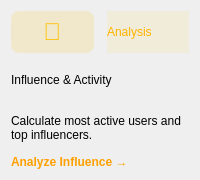
                <widget class="QFrame" name="cardInfluence">
                 <property name="minimumSize"><size><width>0</width><height>180</height></size></property>
                 <property name="class" stdset="0"><string>card</string></property>
                 <property name="styleSheet">
                    <string notr="true">
                        #iconInfluence { color: #FFC107; background-color: rgba(255, 193, 7, 0.15); border-radius: 8px; }
                        #badgeInfluence { background-color: rgba(255, 193, 7, 0.1); color: #FFB300; }
                        #btnInfluence { background-color: transparent; color: #FFA000; border: none; font-weight: bold; text-align: left; }
                        #btnInfluence:hover { text-decoration: underline; color: #FF8F00; }
                    </string>
                 </property>
                 <layout class="QVBoxLayout" name="vLayoutInfluence">
                  <item>
                   <layout class="QHBoxLayout" name="hLayoutInfluence">
                    <item>
                     <widget class="QLabel" name="iconInfluence">
                      <property name="class" stdset="0"><string>iconLabel</string></property>
                      <property name="text"><string>👑</string></property>
                      <property name="fixedSize"><size><width>45</width><height>45</height></size></property>
                      <property name="alignment"><set>Qt::AlignCenter</set></property>
                      <property name="font"><font><pointsize>18</pointsize></font></property>
                     </widget>
                    </item>
                    <item><spacer name="sInfluence"><property name="orientation"><enum>Qt::Horizontal</enum></property></spacer></item>
                    <item>
                     <widget class="QLabel" name="badgeInfluence">
                      <property name="class" stdset="0"><string>badgeLabel</string></property>
                      <property name="text"><string>Analysis</string></property>
                     </widget>
                    </item>
                   </layout>
                  </item>
                  <item>
                   <widget class="QLabel" name="title10_new">
                    <property name="class" stdset="0"><string>cardTitle</string></property>
                    <property name="text"><string>Influence &amp; Activity</string></property>
                   </widget>
                  </item>
                  <item>
                   <widget class="QLabel" name="desc10_new">
                    <property name="class" stdset="0"><string>cardDesc</string></property>
                    <property name="text"><string>Calculate most active users and top influencers.</string></property>
                    <property name="wordWrap"><bool>true</bool></property>
                   </widget>
                  </item>
                  <item>
                   <widget class="QPushButton" name="btnInfluence">
                    <property name="class" stdset="0"><string>actionBtn</string></property>
                    <property name="text"><string>Analyze Influence →</string></property>
                    <property name="cursor"><cursorShape>PointingHandCursor</cursorShape></property>
                   </widget>
                  </item>
                 </layout>
                </widget>
